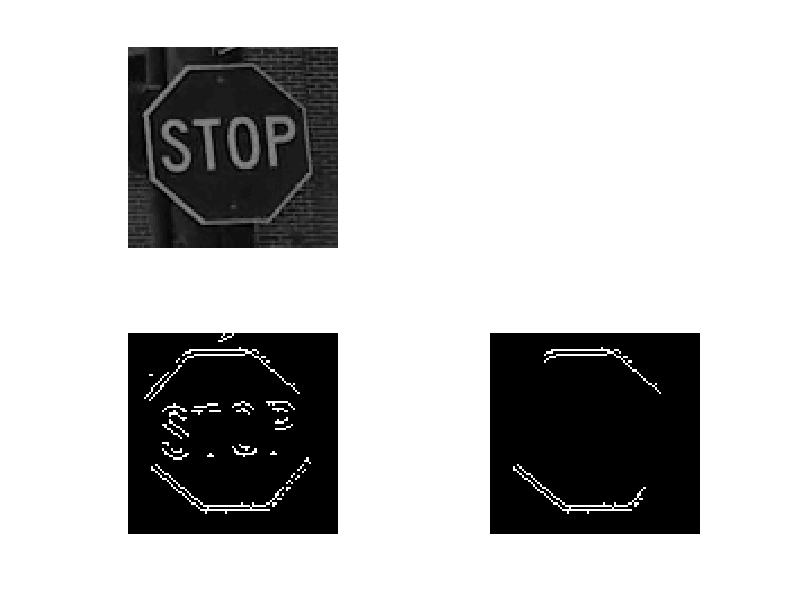

The MATLAB source for this figure:
%% Detect Edges in Images
% This example shows how to detect edges in an image using both the Canny
% edge detector and the Sobel edge detector.
%%
% Read image and display it.

% Copyright 2015 The MathWorks, Inc.
load stopsign.mat;
figure
subplot(2,2,1);
imshow(stopsign);

%%
% Apply both the Sobel and Canny edge detectors to the image and display
% them for comparison.
signedge = edge(stopsign,'Sobel','horizontal');
clsignedge = bwareaopen(signedge, 50); % clear small object in image
subplot(2,2,3)
imshow(signedge);
subplot(2,2,4)
imshow(clsignedge)

label=stopsign(:,1);
for i=1:size(stopsign,1)
    Ind1=find(clsignedge(i,:)==1);
    if length(Ind1)>20
        label(i)=1;
    else
        label(i)=0;
    end
end
edgeInd=find(label==1);
UpedgeInd=min(edgeInd);
BotedgeInd=max(edgeInd);
SignImSize=BotedgeInd-UpedgeInd;
